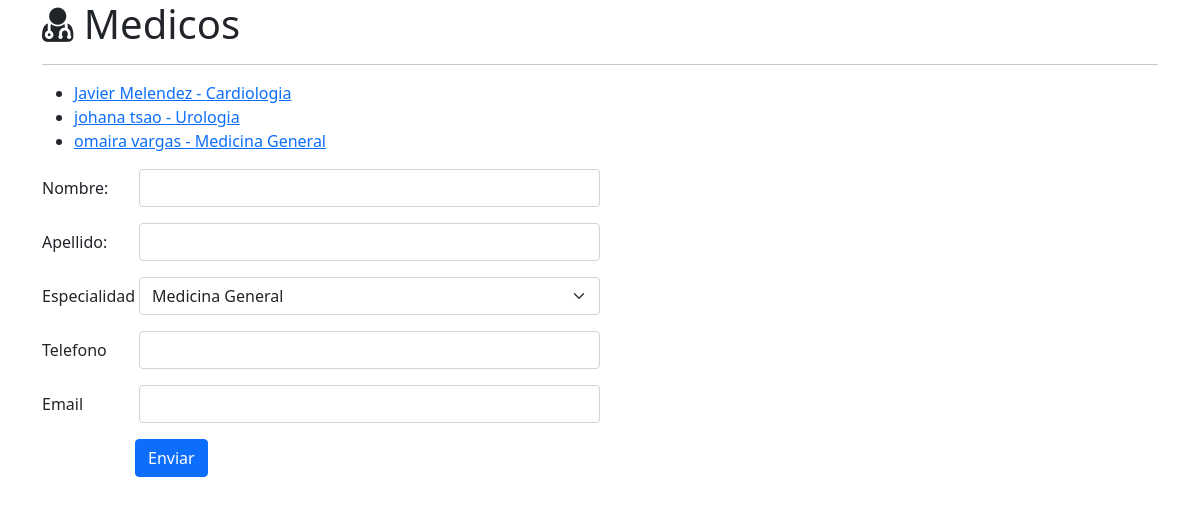
/medico/, run on the app's committed database.
### medico/models.py (models this page shows)
class Medico(models.Model):
    ESPECIALIDAD_CHOICES = (
        ('A', 'Cardiologia'),
        ('B', 'Oftamologia'),
        ('C', 'Pediatria'),
        ('D', 'Otorrino'),
        ('E', 'Neurologia'),
        ('F', 'Urologia'),
        ('G', 'Medicina General'),
    )
    nombre = models.CharField(max_length=50)
    apellido = models.CharField(max_length=50)
    especialidad = models.CharField(max_length=1, choices=ESPECIALIDAD_CHOICES, default='G')
    telefono = models.CharField(max_length=50)
    email = models.EmailField(max_length=50)
    def __str__(self):
        return self.nombre + ' ' + self.apellido

### medico/views.py (the view, shortened to what this page needs)
# urls.py: path('', MedicosView.as_view(), name='index' ),
class MedicosView(View):
    def get(self, request):
        contexto = {
            'formModel': MedicoForm(),
            'medicos': Medico.objects.all(),
        }
        return render(request, 'medico/index.html', contexto )

### medico/forms.py (shortened to what this page needs)
class MedicoForm(forms.ModelForm):
    class Meta:
        model = Medico
        fields = ['nombre', 'apellido', 'especialidad', 'telefono', 'email']
        labels = {
            'nombre': 'Nombre:  ',
            'apellido': 'Apellido:  ',
            'especialidad': 'Especialidad  ',
            'telefono': 'Telefono  ',
            'email': 'Email  ',
        }
        widgets = {
            'nombre': forms.TextInput(attrs={'class': 'form-control'}),
            'apellido': forms.TextInput(attrs={'class': 'form-control'}),
            'especialidad': forms.Select(attrs={'class': 'form-select'}) ,
            'telefono': forms.TextInput(attrs={'class': 'form-control'}),
            'email': forms.TextInput(attrs={'class': 'form-control'}),
        }

### medico/templates/medico/index.html (shortened to what this page needs)
{% extends "app/foundation.html" %}
{% block contenido %}
<div class="container mt-6">
    <h1><i class="fa fa-user-md" aria-hidden="true"></i> Medicos </h1>
    <hr>
    <ul>
        {% for medico in medicos %}
        <li> <a href="{% url 'medico:editar' id=medico.id %}"> {{medico}} - {{medico.get_especialidad_display}} </a></li>
        {% empty %}
        <p>No existen medicos por ahora</p>
        {% endfor %}
    </ul>
    <div class="col-6">
        <form action="" method="post" >
            {% for field in formModel %}
            <div class="mb-3 row">
                <label for="{{ field.id_for_label }}" class="col-sm-2 col-form-label">{{ field.label }}</label>
                <div class="col-sm-10">
                    {{ field }}
                </div>
            </div>
            {% endfor %}
            <button class="btn btn-primary offset-2" type="submit"> Enviar </button>
        </form>
    </div>
</div>
{% endblock %}

### data on the page
Medico: nombre+apellido "Javier Melendez", especialidad "Cardiologia"
Medico: nombre+apellido "johana tsao", especialidad "Urologia"
Medico: nombre+apellido "omaira vargas", especialidad "Medicina General"

### other printed values
{{ field.label }} "Nombre:" "Apellido:" "Especialidad" "Telefono" "Email"
